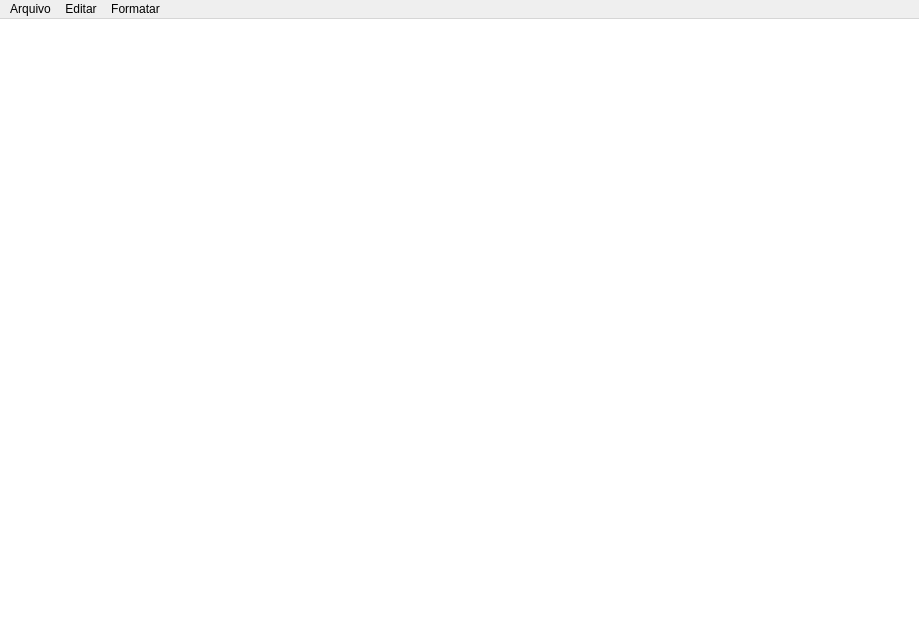
<?xml version="1.0" encoding="UTF-8"?>
<ui version="4.0">
 <class>Notepad</class>
 <widget class="QMainWindow" name="Notepad">
  <property name="geometry">
   <rect>
    <x>0</x>
    <y>0</y>
    <width>919</width>
    <height>631</height>
   </rect>
  </property>
  <property name="windowTitle">
   <string>Notepad</string>
  </property>
  <widget class="QWidget" name="centralwidget">
   <property name="styleSheet">
    <string notr="true">background-color: rgb(255, 255, 255);</string>
   </property>
   <layout class="QGridLayout" name="gridLayout_4">
    <item row="0" column="0">
     <layout class="QGridLayout" name="gridLayout_3">
      <item row="0" column="0">
       <widget class="QTextEdit" name="texto">
        <property name="font">
         <font>
          <family>Consolas</family>
          <pointsize>10</pointsize>
         </font>
        </property>
        <property name="styleSheet">
         <string notr="true">margin: -200;</string>
        </property>
       </widget>
      </item>
     </layout>
    </item>
   </layout>
  </widget>
  <widget class="QMenuBar" name="menuBar">
   <property name="geometry">
    <rect>
     <x>0</x>
     <y>0</y>
     <width>919</width>
     <height>21</height>
    </rect>
   </property>
   <widget class="QMenu" name="menuArquivo">
    <property name="tearOffEnabled">
     <bool>false</bool>
    </property>
    <property name="title">
     <string>Arquivo</string>
    </property>
    <addaction name="actionNovo"/>
    <addaction name="actionNova_Janela"/>
    <addaction name="actionAbrir"/>
    <addaction name="actionSalvar"/>
    <addaction name="actionSalvar_como"/>
    <addaction name="separator"/>
    <addaction name="actionSair"/>
   </widget>
   <widget class="QMenu" name="menuEditar">
    <property name="title">
     <string>Editar</string>
    </property>
    <addaction name="actionDesfazer"/>
    <addaction name="separator"/>
    <addaction name="actionRecortar"/>
    <addaction name="actionCopiar"/>
    <addaction name="actionColar"/>
    <addaction name="actionExcluir"/>
    <addaction name="separator"/>
    <addaction name="actionLocalizar"/>
   </widget>
   <widget class="QMenu" name="menuFormatar">
    <property name="title">
     <string>Formatar</string>
    </property>
    <addaction name="actionFonte"/>
   </widget>
   <addaction name="menuArquivo"/>
   <addaction name="menuEditar"/>
   <addaction name="menuFormatar"/>
  </widget>
  <action name="actionSalvar">
   <property name="text">
    <string>Salvar</string>
   </property>
   <property name="shortcut">
    <string>Ctrl+S</string>
   </property>
  </action>
  <action name="actionAbrir">
   <property name="text">
    <string>Abrir...</string>
   </property>
   <property name="shortcut">
    <string>Ctrl+O</string>
   </property>
  </action>
  <action name="actionNovo">
   <property name="text">
    <string>Novo</string>
   </property>
   <property name="shortcut">
    <string>Ctrl+N</string>
   </property>
  </action>
  <action name="actionNova_Janela">
   <property name="text">
    <string>Nova Janela</string>
   </property>
   <property name="shortcut">
    <string>Ctrl+Shift+N</string>
   </property>
  </action>
  <action name="actionSalvar_como">
   <property name="text">
    <string>Salvar como...</string>
   </property>
   <property name="shortcut">
    <string>Ctrl+Shift+S</string>
   </property>
  </action>
  <action name="actionSair">
   <property name="text">
    <string>Sair</string>
   </property>
  </action>
  <action name="actionDesfazer">
   <property name="text">
    <string>Desfazer</string>
   </property>
   <property name="shortcut">
    <string>Ctrl+Z</string>
   </property>
  </action>
  <action name="actionRecortar">
   <property name="text">
    <string>Recortar</string>
   </property>
   <property name="shortcut">
    <string>Ctrl+X</string>
   </property>
  </action>
  <action name="actionCopiar">
   <property name="text">
    <string>Copiar</string>
   </property>
   <property name="shortcut">
    <string>Ctrl+C</string>
   </property>
  </action>
  <action name="actionColar">
   <property name="text">
    <string>Colar</string>
   </property>
   <property name="shortcut">
    <string>Ctrl+V</string>
   </property>
  </action>
  <action name="actionExcluir">
   <property name="text">
    <string>Excluir</string>
   </property>
   <property name="shortcut">
    <string>Del</string>
   </property>
  </action>
  <action name="actionLocalizar">
   <property name="text">
    <string>Localizar...</string>
   </property>
   <property name="shortcut">
    <string>Ctrl+F</string>
   </property>
  </action>
  <action name="actionFonte">
   <property name="text">
    <string>Fonte...</string>
   </property>
  </action>
 </widget>
 <resources/>
 <connections/>
</ui>
